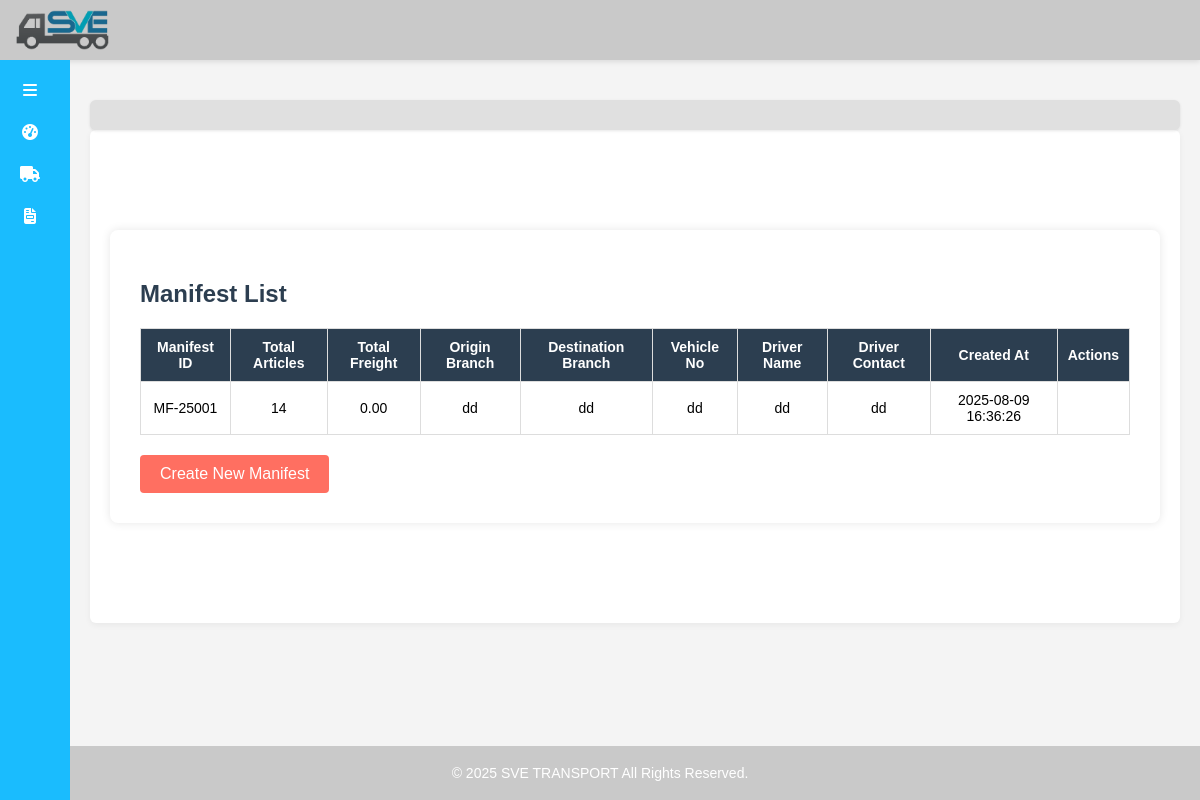
Before: /manifests/ with the older database file.
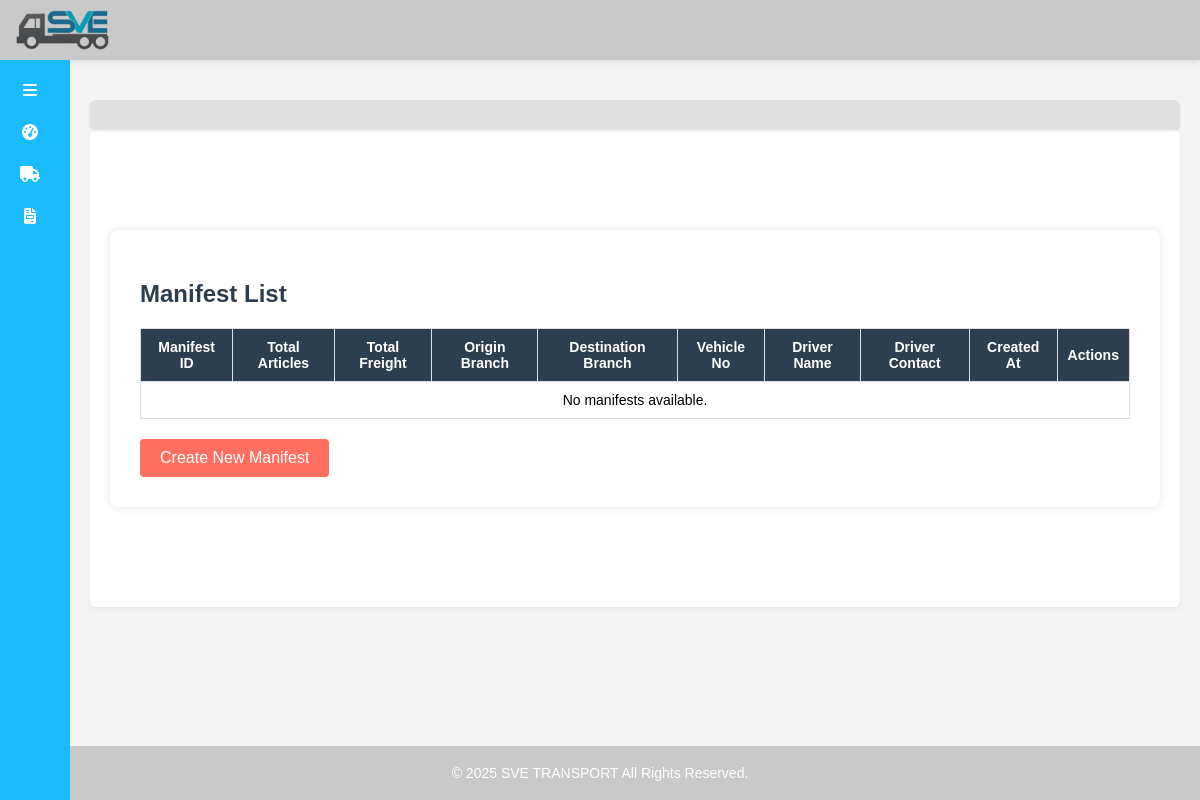
After: the same page with the newer database file.
### main/models.py (models this page shows, shortened)
class Manifest(models.Model):
    manifest_id = models.CharField(max_length=100, unique=True, editable=False)
    shipments = models.ManyToManyField('Shipment', related_name='manifests')
    total_articles = models.IntegerField(default=0)
    total_freight = models.DecimalField(max_digits=12, decimal_places=2, default=0)
    origin_branch = models.CharField(max_length=100, null=True)
    destination_branch = models.CharField(max_length=100, null=True)
    vehicle_no = models.CharField(max_length=50, null=True)
    driver_name = models.CharField(max_length=100, blank=True)
    driver_contact = models.CharField(max_length=20, blank=True)
    document = models.FileField(upload_to='manifest_documents/', blank=True, null=True)
    created_at = models.DateTimeField(auto_now_add=True)

### main/views.py (the view)
# urls.py: path('manifests/', views.manifest_list, name='manifest_list'),
def manifest_list(request):
    manifests = Manifest.objects.all().order_by('-created_at')
    return render(request, 'manifest_list.html', {'manifests': manifests})

### templates/manifest_list.html (shortened to what this page needs)
{% extends "base.html" %}
{% load static %}
{% block content %}
<!DOCTYPE html>
<html lang="en">
<head>
</head>
<body>
<div class="container">
    <h2>Manifest List</h2>
    <table class="shipment-table">
        <thead>
            <tr>
                <th>Manifest ID</th>
                <th>Total Articles</th>
                <th>Total Freight</th>
                <th>Origin Branch</th>
                <th>Destination Branch</th>
                <th>Vehicle No</th>
                <th>Driver Name</th>
                <th>Driver Contact</th>
                <th>Created At</th>
                <th>Actions</th>
            </tr>
        </thead>
        <tbody>
            {% for manifest in manifests %}
            <tr>
                <td>{{ manifest.manifest_id }}</td>
                <td>{{ manifest.total_articles }}</td>
                <td>{{ manifest.total_freight }}</td>
                <td>{{ manifest.origin_branch }}</td>
                <td>{{ manifest.destination_branch }}</td>
                <td>{{ manifest.vehicle_no }}</td>
                <td>{{ manifest.driver_name }}</td>
                <td>{{ manifest.driver_contact }}</td>
                <td>{{ manifest.created_at|date:"Y-m-d H:i:s" }}</td>
                <td>
                </td>
            </tr>
            {% empty %}
            <tr>
                <td colspan="10">No manifests available.</td>
            </tr>
            {% endfor %}
        </tbody>
    </table>
    <a href="{% url 'create_manifest' %}" class="add-button">Create New Manifest</a>
</div>
</body>
</html>
{% endblock %}

Changed rows visible on the page:
removed Manifest: manifest_id "MF-25001", total_articles "14", total_freight "0.00", origin_branch "dd", destination_branch "dd", vehicle_no "dd", driver_name "dd", driver_contact "dd", created_at "2025-08-09 16:36:26"
Other visible differences:
text now shown: "No manifests available."
